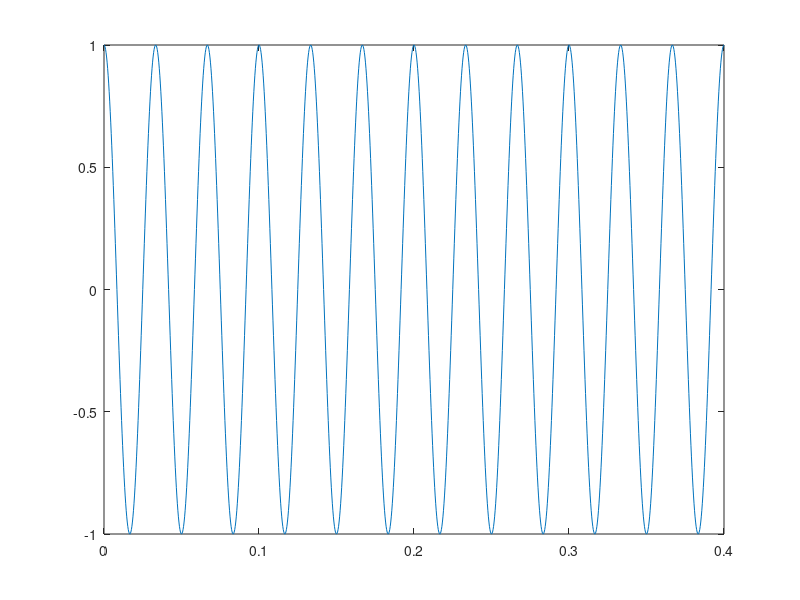
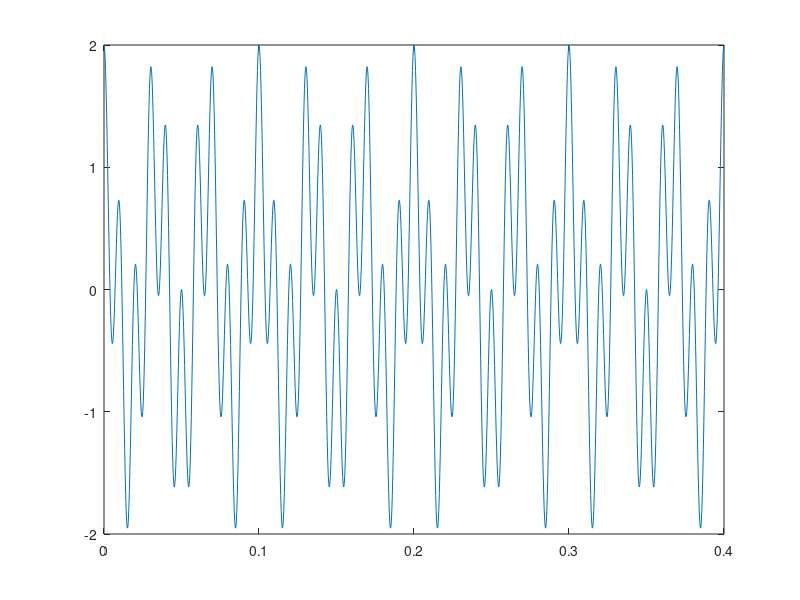

These charts were generated, in order, by the following MATLAB code: (Note: this script raises an error after producing the figures.)
close all
clc
Fn = 30;
Fd = Fn * 100;
Td = 1/Fd;
t = 0:Td:0.4;
signal = cos(2*pi*Fn.*t);

signal_1_g = figure();
plot(t,signal);

Fn2 = 100;
signal = signal + cos(2*pi*Fn2.*t);

signal_2_g = figure();
plot(t,signal);

signal_2_fft_g = figure();
spectrum(signal, Fd, 200);


Hd = fdesign.lowpass('Fp,Fst,Ap,Ast',50,60,1,10,Fd);
d = design(Hd,'equiripple');

%fvtool(d)

y_signal = filter (d, signal);

filtered_g = figure();
plot(t, y_signal);
filtered_fft_g = figure();
spectrum(y_signal,Fd, 200);

saveas(signal_1_g,'../fig/signal1','png')
saveas(signal_2_g,'../fig/signal2','png')
saveas(signal_2_fft_g,'../fig/signal2_fft','png')
saveas(filtered_g,'../fig/filter_signal','png')
saveas(filtered_fft_g,'../fig/filter_signal_fft','png')
